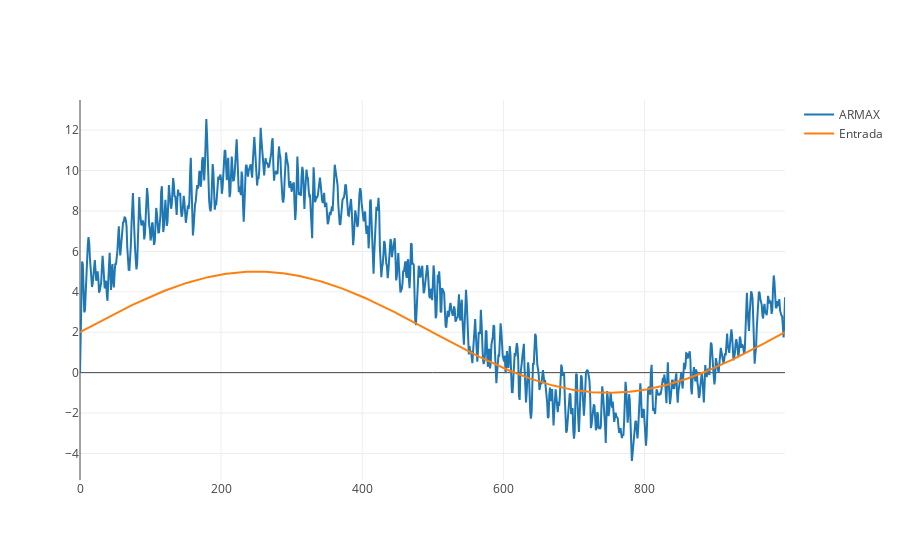

Notebook code for this chart:
### Code cell
trace1 = go.Scatter(
    y = X.T[0],
    x = np.arange(nobs),
    name = 'ARMAX'
)


trace3 = go.Scatter(
    y = u1,
    x = np.arange(nobs),
    name = 'Entrada'
)

data = [trace1, trace3]
py.iplot(data, filename='ARMAX')

### Figure 1 — Plotly figure (JSON) as saved in the notebook; plotly's stock layout.template omitted (floating-point values rounded to 4 significant figures; data arrays with more than 128 entries replaced by an {"elided": "..."} marker saying what was removed)
{"data": [{"name": "ARMAX", "type": "scatter", "uid": "838ef97c-5b56-4edd-8719-5bbe9da1d7ca", "x": {"elided": "1000 int values"}, "y": {"elided": "1000 float values"}}, {"name": "Entrada", "type": "scatter", "uid": "77c7d012-95b6-4ec7-8cd2-66d5de1c2d2d", "x": {"elided": "1000 int values"}, "y": {"elided": "1000 float values"}}], "layout": {}}
